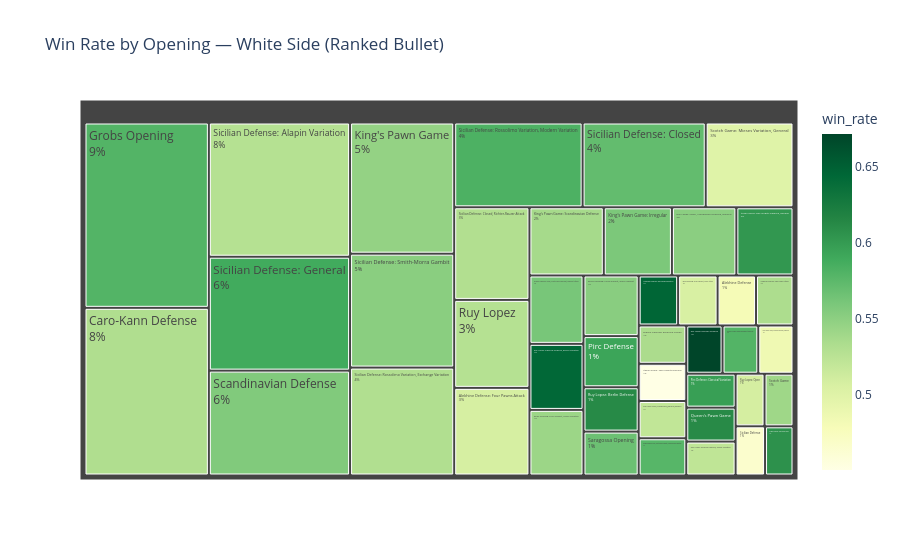

Here is the notebook cell this chart was saved with:
### Markdown cell above
### 6.1 Best openings playing White

### Code cell
white_games = ranked_bullet_df[ranked_bullet_df['White'] == NICKNAME]
white_opening_stats = white_games.groupby('Opening').agg(
    game_count=('ResultStatus', 'size'),
    win_rate=('ResultStatus', lambda x: (x == 'win').mean()),
).reset_index()
white_opening_stats = white_opening_stats[white_opening_stats['game_count'] >= 50]

fig = px.treemap(
    white_opening_stats, path=['Opening'], values='game_count', color='win_rate',
    hover_data=['win_rate'], color_continuous_scale='YlGn',
    title='Win Rate by Opening — White Side (Ranked Bullet)',
)
fig.update_traces(textinfo='label+percent entry')
fig.show()

### Figure 1 — Plotly figure (JSON) as saved in the notebook; plotly's stock layout.template omitted (floating-point values rounded to 4 significant figures)
{"data": [{"branchvalues": "total", "customdata": [[0.4805, 0.4805], [0.6456, 0.6456], [0.5076, 0.5076], [0.5333, 0.5333], [0.5522, 0.5522], [0.5423, 0.5423], [0.5063, 0.5063], [0.5317, 0.5317], [0.6071, 0.6071], [0.5342, 0.5342], [0.5796, 0.5796], [0.4507, 0.4507], [0.6026, 0.6026], [0.5466, 0.5466], [0.5591, 0.5591], [0.5369, 0.5369], [0.5929, 0.5929], [0.597, 0.597], [0.6119, 0.6119], [0.5797, 0.5797], [0.5283, 0.5283], [0.6122, 0.6122], [0.6714, 0.6714], [0.6434, 0.6434], [0.5224, 0.5224], [0.5082, 0.5082], [0.4853, 0.4853], [0.5211, 0.5211], [0.5511, 0.5511], [0.567, 0.567], [0.5565, 0.5565], [0.541, 0.541], [0.5, 0.5], [0.4655, 0.4655], [0.5283, 0.5283], [0.5718, 0.5718], [0.5305, 0.5305], [0.5885, 0.5885], [0.5608, 0.5608], [0.5775, 0.5775], [0.5311, 0.5311], [0.5826, 0.5826], [0.5516, 0.5516]], "domain": {"x": [0.0, 1.0], "y": [0.0, 1.0]}, "hovertemplate": "labels=%{label}<br>game_count=%{value}<br>parent=%{parent}<br>id=%{id}<br>win_rate=%{color}<extra></extra>", "ids": ["Alekhine Defense", "Alekhine Defense: Exchange Variation", "Alekhine Defense: Four Pawns Attack", "Alekhine Defense: Two Pawns Attack", "Bird's Opening: From Gambit, Greco Gambit", "Bird's Opening: From Gambit, Lasker Variation", "Bird's Opening: From Gambit, Torre Attack", "Caro-Kann Defense", "English Opening: Anglo-King's Indian", "English Opening: Reversed Sicilian", "Grobs Opening", "Italian Game: Two Knights Defense", "Italian Game: Two Knights Defense, General", "King's Pawn Game", "King's Pawn Game: Irregular", "King's Pawn Game: Scandinavian Defense", "Pirc Defense", "Pirc Defense: Classical Variation", "Queen's Pawn Game", "Queen's Pawn Game: Budapest Defense", "Ruy Lopez", "Ruy Lopez: Berlin Defense", "Ruy Lopez: Bishop's Defense", "Ruy Lopez: Classical Defense, Breyer Variation", "Ruy Lopez: Classical Defense, Moller Variation", "Ruy Lopez: Open", "Ruy Lopez: Open, Classical Defense, General", "Ruy Lopez: Open, Schliemann (Jaenisch) Defense", "Ruy Lopez: Open, Schliemann Defense, General", "Saragossa Opening", "Scandinavian Defense", "Scotch Game", "Scotch Game: Mieses Variation, General", "Sicilian Defense", "Sicilian Defense: Alapin Variation", "Sicilian Defense: Closed", "Sicilian Defense: Closed, Richter-Rauzer Attack", "Sicilian Defense: General", "Sicilian Defense: Open, Smith-Morra Gambit, Bayonet Attack", "Sicilian Defense: Open, Smith-Morra Gambit, Poisoned Pawn Variation", "Sicilian Defense: Rossolimo Variation, Exchange Variation", "Sicilian Defense: Rossolimo Variation, Modern Variation", "Sicilian Defense: Smith-Morra Gambit"], "labels": ["Alekhine Defense", "Alekhine Defense: Exchange Variation", "Alekhine Defense: Four Pawns Attack", "Alekhine Defense: Two Pawns Attack", "Bird's Opening: From Gambit, Greco Gambit", "Bird's Opening: From Gambit, Lasker Variation", "Bird's Opening: From Gambit, Torre Attack", "Caro-Kann Defense", "English Opening: Anglo-King's Indian", "English Opening: Reversed Sicilian", "Grobs Opening", "Italian Game: Two Knights Defense", "Italian Game: Two Knights Defense, General", "King's Pawn Game", "King's Pawn Game: Irregular", "King's Pawn Game: Scandinavian Defense", "Pirc Defense", "Pirc Defense: Classical Variation", "Queen's Pawn Game", "Queen's Pawn Game: Budapest Defense", "Ruy Lopez", "Ruy Lopez: Berlin Defense", "Ruy Lopez: Bishop's Defense", "Ruy Lopez: Classical Defense, Breyer Variation", "Ruy Lopez: Classical Defense, Moller Variation", "Ruy Lopez: Open", "Ruy Lopez: Open, Classical Defense, General", "Ruy Lopez: Open, Schliemann (Jaenisch) Defense", "Ruy Lopez: Open, Schliemann Defense, General", "Saragossa Opening", "Scandinavian Defense", "Scotch Game", "Scotch Game: Mieses Variation, General", "Sicilian Defense", "Sicilian Defense: Alapin Variation", "Sicilian Defense: Closed", "Sicilian Defense: Closed, Richter-Rauzer Attack", "Sicilian Defense: General", "Sicilian Defense: Open, Smith-Morra Gambit, Bayonet Attack", "Sicilian Defense: Open, Smith-Morra Gambit, Poisoned Pawn Variation", "Sicilian Defense: Rossolimo Variation, Exchange Variation", "Sicilian Defense: Rossolimo Variation, Modern Variation", "Sicilian Defense: Smith-Morra Gambit"], "marker": {"coloraxis": "coloraxis", "colors": [0.4805, 0.6456, 0.5076, 0.5333, 0.5522, 0.5423, 0.5063, 0.5317, 0.6071, 0.5342, 0.5796, 0.4507, 0.6026, 0.5466, 0.5591, 0.5369, 0.5929, 0.597, 0.6119, 0.5797, 0.5283, 0.6122, 0.6714, 0.6434, 0.5224, 0.5082, 0.4853, 0.5211, 0.5511, 0.567, 0.5565, 0.541, 0.5, 0.4655, 0.5283, 0.5718, 0.5305, 0.5885, 0.5608, 0.5775, 0.5311, 0.5826, 0.5516]}, "name": "", "parents": ["", "", "", "", "", "", "", "", "", "", "", "", "", "", "", "", "", "", "", "", "", "", "", "", "", "", "", "", "", "", "", "", "", "", "", "", "", "", "", "", "", "", ""], "textinfo": "label+percent entry", "type": "treemap", "values": [77, 79, 264, 75, 134, 142, 79, 835, 56, 73, 923, 71, 156, 547, 186, 203, 113, 67, 67, 69, 265, 98, 70, 143, 67, 61, 68, 71, 176, 97, 593, 61, 298, 58, 759, 418, 279, 644, 148, 71, 450, 436, 475]}], "layout": {"coloraxis": {"colorbar": {"title": {"text": "win_rate"}}, "colorscale": [[0.0, "rgb(255,255,229)"], [0.125, "rgb(247,252,185)"], [0.25, "rgb(217,240,163)"], [0.375, "rgb(173,221,142)"], [0.5, "rgb(120,198,121)"], [0.625, "rgb(65,171,93)"], [0.75, "rgb(35,132,67)"], [0.875, "rgb(0,104,55)"], [1.0, "rgb(0,69,41)"]]}, "legend": {"tracegroupgap": 0}, "title": {"text": "Win Rate by Opening — White Side (Ranked Bullet)"}}}
